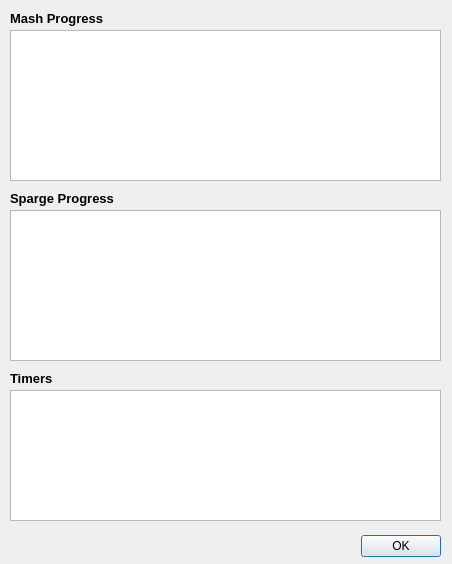
<?xml version="1.0" encoding="UTF-8"?>
<ui version="4.0">
 <class>DialogViewProgress</class>
 <widget class="QDialog" name="DialogViewProgress">
  <property name="geometry">
   <rect>
    <x>0</x>
    <y>0</y>
    <width>452</width>
    <height>564</height>
   </rect>
  </property>
  <property name="windowTitle">
   <string>Mash &amp; Sparge Progress</string>
  </property>
  <widget class="QDialogButtonBox" name="buttonBox">
   <property name="geometry">
    <rect>
     <x>350</x>
     <y>530</y>
     <width>91</width>
     <height>32</height>
    </rect>
   </property>
   <property name="orientation">
    <enum>Qt::Horizontal</enum>
   </property>
   <property name="standardButtons">
    <set>QDialogButtonBox::Ok</set>
   </property>
  </widget>
  <widget class="QTextEdit" name="teMash">
   <property name="geometry">
    <rect>
     <x>10</x>
     <y>30</y>
     <width>431</width>
     <height>151</height>
    </rect>
   </property>
   <property name="font">
    <font>
     <family>Courier New</family>
    </font>
   </property>
  </widget>
  <widget class="QTextEdit" name="teSparge">
   <property name="geometry">
    <rect>
     <x>10</x>
     <y>210</y>
     <width>431</width>
     <height>151</height>
    </rect>
   </property>
   <property name="font">
    <font>
     <family>Courier New</family>
    </font>
   </property>
  </widget>
  <widget class="QTextEdit" name="teTimers">
   <property name="geometry">
    <rect>
     <x>10</x>
     <y>390</y>
     <width>431</width>
     <height>131</height>
    </rect>
   </property>
   <property name="font">
    <font>
     <family>Courier New</family>
    </font>
   </property>
  </widget>
  <widget class="QLabel" name="lblMash">
   <property name="geometry">
    <rect>
     <x>10</x>
     <y>10</y>
     <width>101</width>
     <height>16</height>
    </rect>
   </property>
   <property name="font">
    <font>
     <pointsize>10</pointsize>
     <weight>75</weight>
     <bold>true</bold>
    </font>
   </property>
   <property name="text">
    <string>Mash Progress</string>
   </property>
  </widget>
  <widget class="QLabel" name="lblSparge">
   <property name="geometry">
    <rect>
     <x>10</x>
     <y>190</y>
     <width>111</width>
     <height>16</height>
    </rect>
   </property>
   <property name="font">
    <font>
     <pointsize>10</pointsize>
     <weight>75</weight>
     <bold>true</bold>
    </font>
   </property>
   <property name="text">
    <string>Sparge Progress</string>
   </property>
  </widget>
  <widget class="QLabel" name="lblTimers">
   <property name="geometry">
    <rect>
     <x>10</x>
     <y>370</y>
     <width>51</width>
     <height>16</height>
    </rect>
   </property>
   <property name="font">
    <font>
     <pointsize>10</pointsize>
     <weight>75</weight>
     <bold>true</bold>
    </font>
   </property>
   <property name="text">
    <string>Timers</string>
   </property>
  </widget>
 </widget>
 <resources/>
 <connections>
  <connection>
   <sender>buttonBox</sender>
   <signal>accepted()</signal>
   <receiver>DialogViewProgress</receiver>
   <slot>accept()</slot>
   <hints>
    <hint type="sourcelabel">
     <x>248</x>
     <y>254</y>
    </hint>
    <hint type="destinationlabel">
     <x>157</x>
     <y>274</y>
    </hint>
   </hints>
  </connection>
  <connection>
   <sender>buttonBox</sender>
   <signal>rejected()</signal>
   <receiver>DialogViewProgress</receiver>
   <slot>reject()</slot>
   <hints>
    <hint type="sourcelabel">
     <x>316</x>
     <y>260</y>
    </hint>
    <hint type="destinationlabel">
     <x>286</x>
     <y>274</y>
    </hint>
   </hints>
  </connection>
 </connections>
</ui>
